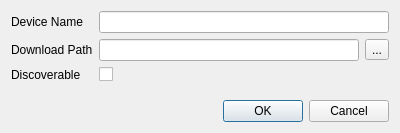
<?xml version="1.0" encoding="UTF-8"?>
<ui version="4.0">
 <class>SettingsDialog</class>
 <widget class="QDialog" name="SettingsDialog">
  <property name="geometry">
   <rect>
    <x>0</x>
    <y>0</y>
    <width>400</width>
    <height>133</height>
   </rect>
  </property>
  <property name="windowTitle">
   <string>Settings</string>
  </property>
  <layout class="QVBoxLayout" name="verticalLayout">
   <item>
    <layout class="QFormLayout" name="formLayout">
     <item row="0" column="0">
      <widget class="QLabel" name="deviceNameLabel">
       <property name="text">
        <string>Device Name</string>
       </property>
      </widget>
     </item>
     <item row="0" column="1">
      <widget class="QLineEdit" name="deviceNameLineEdit">
       <property name="maxLength">
        <number>64</number>
       </property>
      </widget>
     </item>
     <item row="1" column="0">
      <widget class="QLabel" name="downloadPathLabel">
       <property name="text">
        <string>Download Path</string>
       </property>
      </widget>
     </item>
     <item row="1" column="1">
      <layout class="QHBoxLayout" name="horizontalLayout">
       <item>
        <widget class="QLineEdit" name="downloadPathLineEdit"/>
       </item>
       <item>
        <widget class="QToolButton" name="downloadPathSelectButton">
         <property name="text">
          <string>...</string>
         </property>
        </widget>
       </item>
      </layout>
     </item>
     <item row="2" column="0">
      <widget class="QLabel" name="discoverableLabel">
       <property name="text">
        <string>Discoverable</string>
       </property>
      </widget>
     </item>
     <item row="2" column="1">
      <widget class="QCheckBox" name="discoverableCheckBox">
       <property name="text">
        <string/>
       </property>
      </widget>
     </item>
    </layout>
   </item>
   <item>
    <widget class="QDialogButtonBox" name="buttonBox">
     <property name="orientation">
      <enum>Qt::Horizontal</enum>
     </property>
     <property name="standardButtons">
      <set>QDialogButtonBox::Cancel|QDialogButtonBox::Ok</set>
     </property>
    </widget>
   </item>
  </layout>
 </widget>
 <resources/>
 <connections>
  <connection>
   <sender>buttonBox</sender>
   <signal>accepted()</signal>
   <receiver>SettingsDialog</receiver>
   <slot>accept()</slot>
   <hints>
    <hint type="sourcelabel">
     <x>248</x>
     <y>254</y>
    </hint>
    <hint type="destinationlabel">
     <x>157</x>
     <y>274</y>
    </hint>
   </hints>
  </connection>
  <connection>
   <sender>buttonBox</sender>
   <signal>rejected()</signal>
   <receiver>SettingsDialog</receiver>
   <slot>reject()</slot>
   <hints>
    <hint type="sourcelabel">
     <x>316</x>
     <y>260</y>
    </hint>
    <hint type="destinationlabel">
     <x>286</x>
     <y>274</y>
    </hint>
   </hints>
  </connection>
 </connections>
</ui>
